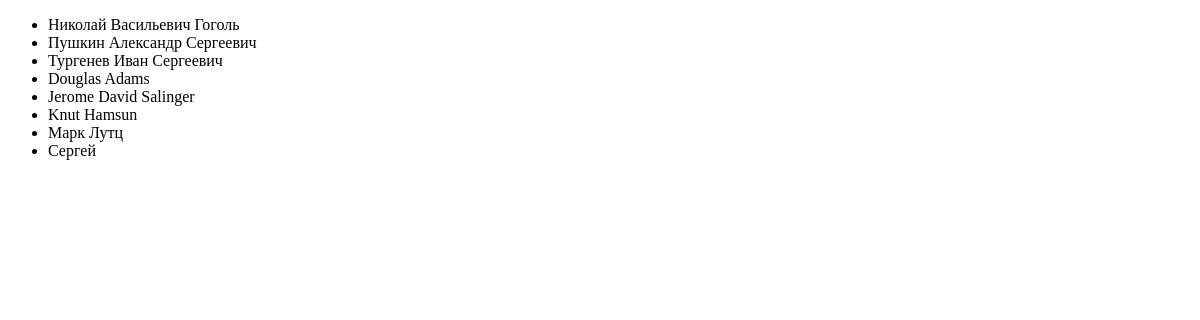
The app's page /authors, older data.
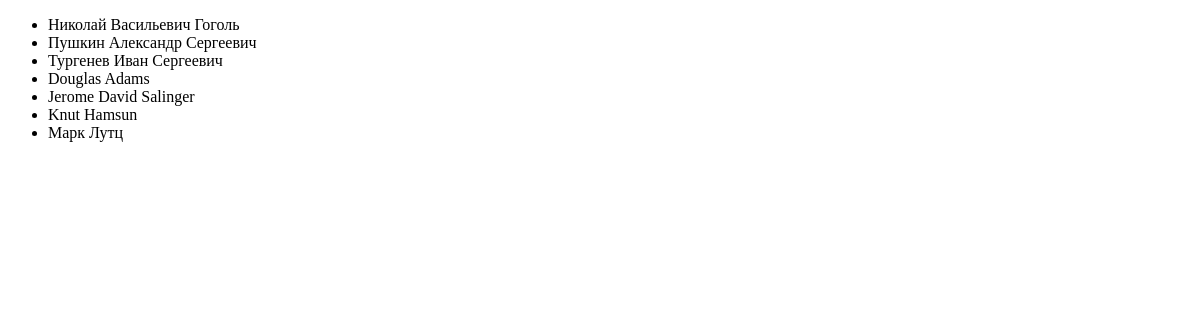
The same page, newer data.
### p_library/models.py (models this page shows, shortened)
class Author(models.Model):
    full_name = models.TextField()
    birth_year = models.SmallIntegerField()
    country = models.CharField(max_length=2)

### p_library/views.py (the view)
# urls.py: path("authors", AuthorList.as_view(), name="author_list"),
class AuthorList(ListView):
    model = Author
    template_name = "authors_list.html"

### p_library/templates/authors_list.html (shortened to what this page needs)
<!DOCTYPE html>
<html lang="ru">
<head>
</head>
<body>
    <ul>
        {% for author in object_list %}
        <li>{{ author.full_name }}</li>
        {% endfor %}
    </ul>
</body>
</html>

Row changes from the older to the newer data that the page shows:
removed Author: full_name "Сергей"
